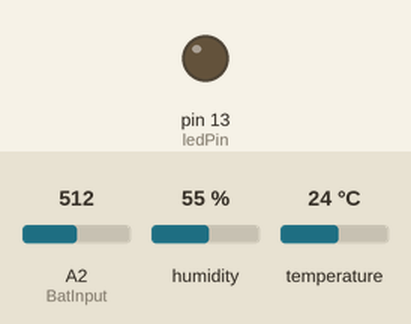
This sketch was run on a simulated Arduino Uno, built with avr-gcc and run on an emulated ATmega328P. On the bench: output pins drawn as LEDs (lit = HIGH). Inputs (shaded band) come from the test bench; at power-on: A2 (BatInput) = 512, humidity 55 %, temperature 24 °C. No radio packets arrive unless stated; what the sketch prints to the serial monitor is not drawn. At 28.8 s the program stops and its outputs stay as they are.

Above: at 0.1 s.
At 2.5 s:
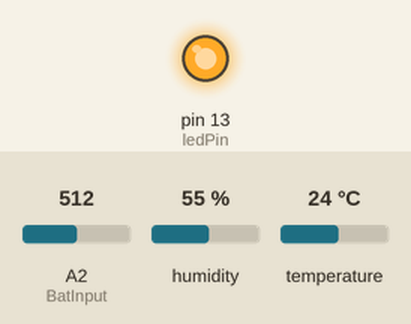
Timing chart, 0 to 4.3 s (numbered marks = the images above):
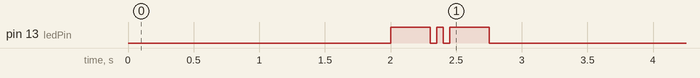

The sketch:

NRF24.sender.ino
```cpp
// nRF24L01 vysílač

#define SENSOR_DHT22  //if DHT22 sensor is used
//#define SENSOR_DS18B20  //if D18b20b sensor is used
//#define NO_SENSOR   //if no sensor is used, for test only RF24
#define BATTERY   //if battery voltage is measured

#include "RF24.h"
#include "LowPower.h"

const int ledPin =  13;      // the number of the LED pin
float BatShutdown = 69;

#define CE A0
#define CS A1
RF24 nRF(CE, CS);
byte adresaPrijimac[5] = {0x76,0x79,0x73,0x30,0x30};    //raspberry
unsigned char ADDRESS0[5]  =
{
  0xb4,0x43,0x88,0x99,0x45
}; // Define a static TX address
//just change b1 to b2 or b3 to send to other pip on receiver

String String_sum;
int msg[1];

void setup() {
  Serial.begin(57600);
  Serial.println("Ja som vysielac 1.12");
  Serial.print(ADDRESS0[0],HEX);
  Serial.print(ADDRESS0[1],HEX);
  Serial.print(ADDRESS0[2],HEX);
  Serial.print(ADDRESS0[3],HEX);
  Serial.println(ADDRESS0[4],HEX);
  pinMode(ledPin, OUTPUT);
  delay(2000);
  digitalWrite(ledPin, HIGH);
  delay(300);
  digitalWrite(ledPin, LOW);
  delay(50);
  digitalWrite(ledPin, HIGH);
  delay(50);
  digitalWrite(ledPin, LOW);
  delay(50);
  digitalWrite(ledPin, HIGH);
  delay(300);
  digitalWrite(ledPin, LOW);
  delay(2000);
  // zapnutí komunikace nRF modulu
  nRF.begin();
  // nastavení výkonu nRF modulu,
  // pro HIGH a MAX je nutný externí 3,3V zdroj
  //nRF.setPALevel(RF24_PA_MAX);        //pre ladenie spotreby docasne !!!, potom max
  /*pre MIN 18,6uA v klude;pocas trvaleho vysielania 6.17mA -MIN
   * LOW 6,64mA
   * HIGH 7,99mA
   * MAX 10,17mA
   * pre nRF.PowerDown() spotreba 1.5uA
   * pre startListening spotreba 13,9mA pre MIN-MAX
  */
  /*celkova spotreba 27,7mA
   *
   */
  // the following statements improve transmission range
  //nRF.setPayloadSize(4); // setting the payload size to the needed value - pre zvacsenie dosahu
  nRF.setDataRate(RF24_250KBPS); // reducing bandwidth  - pre zvacsenie dosahu
  // nastavení zapisovacího a čtecího kanálu
  Serial.print("PALevel=");
  Serial.println(nRF.getPALevel());
  //nRF.setPALevel(RF24_PA_LOW);//s LOW v pivnici OK
  //nRF.setPALevel(RF24_PA_MIN);//s MIN v pivnici - ide ale nespolahlivo
  //nRF.setPALevel(RF24_PA_HIGH);//s  v pivnici - ?
  //nRF.setPALevel(RF24_PA_HIGH);//s  v pivnici - ?
  nRF.setPALevel(RF24_PA_LOW);//
  Serial.print("PALevel=");
  Serial.println(nRF.getPALevel());
  Serial.print("DataRate=");
  Serial.println(nRF.getDataRate());
  Serial.print("PayloadSize=");
  Serial.println(nRF.getPayloadSize());
  //I succeded to improve the range with a Payload size of about 8 bytes (I had 12 before), this gave me about 80 meters range in open air
  nRF.setPayloadSize(1);
  Serial.print("PayloadSize=");
  Serial.println(nRF.getPayloadSize());
  Serial.print("Channel=");
  Serial.println(nRF.getChannel());
  //Set radio.setChannel(108); 2.508 Ghz - Above most Wifi Channels
  nRF.setChannel(125);
  Serial.print("Channel=");
  Serial.println(nRF.getChannel());
  //nRF.openWritingPipe(adresaVysilac);
  //nRF.openReadingPipe(1, adresaPrijimac);   //raspberry
  nRF.openWritingPipe(ADDRESS0);
  nRF.openReadingPipe(0,ADDRESS0);
  setupSensor();
}

float t;
float h;

void loop() {
  delay(10);
  t = readTemp();
  Serial.print("Teplota:");
  Serial.println(t);
  h = readHum();
  Serial.print("Vlhkost:");
  Serial.println(h);

#ifdef DHT22
if (sensorOK()) {
}
#endif

  #ifdef BATTERY
  float BatVoltageP=BatVoltagePercent();
  if (BatVoltagePercent() < BatShutdown) {
    Serial.print("Shutdown...\n");
    for (;;) {
     LowPower.powerDown(SLEEP_8S, ADC_OFF, BOD_OFF);
    }
  }
  #endif

  #ifndef BATTERY
  float BatVoltageP=99.9;
  #endif

  String_sum = String(t+200) + String(h+200);
  String_sum = String_sum + String(BatVoltageP+200);
  String_sum = String_sum + String( (t+200) + (h+200) );
  Serial.print("Posilam:");
  Serial.println(String_sum);
  digitalWrite(ledPin,HIGH);    //turn on led while sending data
  nRF.powerUp();
  int messageSize = String_sum.length();
   for (int i = 0; i < messageSize; i++) {
    int charToSend[1];
    charToSend[0] = String_sum.charAt(i);
    nRF.write(charToSend,1);
  }

//send the 'terminate string' value...
  msg[0] = 2;
  nRF.write(msg,1);
  nRF.powerDown();

//  delay(30);    //kvoli dokonceniu serial.print pred power down
  digitalWrite(ledPin,LOW);   //turn off led after sending data
  LowPower.powerDown(SLEEP_8S, ADC_OFF, BOD_OFF); //z 22mA na 6.39mA
  delay(10);    //skuska kvoli cyklickemu resetu
  //spotreba dole z 21.2mA na 11.8mA.
}
```

BATTERY.ino
```cpp
#ifdef BATTERY

//*read battery voltage part
int BatInput = A2; //cislo analogoveho vstupu
float BatVoltageD;
float BatVoltageA;
float BatVoltageP;

float BatVoltagePercent() {
  BatVoltageD = analogRead(BatInput);
  BatVoltageA = BatVoltageD * (3.3 / 1023.0);
  BatVoltageP = BatVoltageD / 1023 * 100;
  Serial.print("Napatie dig=");
  Serial.println(BatVoltageD);
  Serial.print("Napatie V=");
  Serial.print(BatVoltageA);
  Serial.print("Napatie V%=");
  Serial.println(BatVoltageP);
  return BatVoltageP;
}
//*read batter voltage part

#endif
```

DHT22.ino
```cpp
#ifdef SENSOR_DHT22
#ifndef SENSOR_DS18B20

#include "DHT.h"
#define DHTPIN 5     // what digital pin we're connected to
#define DHTTYPE DHT22   // DHT 22  (AM2302), AM2321
DHT dht(DHTPIN, DHTTYPE);
//****DHT part

void setupSensor() {
  dht.begin();
}

float readTemp() {
  t = dht.readTemperature();
  return t;
}

float readHum() {
  h = dht.readHumidity();
  return h;
}


bool sensorOK() {
if (isnan(readHum()) || isnan(readTemp())) {
  Serial.println("Failed to read from DHT sensor!");
  digitalWrite(ledPin, HIGH);
  delay(50);
  digitalWrite(ledPin, LOW);
  delay(100);
  digitalWrite(ledPin, HIGH);
  delay(50);
  digitalWrite(ledPin, LOW);
  delay(100);
  digitalWrite(ledPin, HIGH);
  delay(50);
  digitalWrite(ledPin, LOW);
  delay(100);
  LowPower.powerDown(SLEEP_4S, ADC_OFF, BOD_OFF); //z 22mA na 6.39mA
  delay(100);
  //return;
  }
}


#endif
#endif
```

DS18B20.ino
```cpp
#ifdef SENSOR_DS18B20
#ifndef SENSOR_DHT22

#include <OneWire.h>
#include <DallasTemperature.h>

const int pinCidlaDS = 5;
OneWire oneWireDS(pinCidlaDS);
// vytvoření instance senzoryDS z knihovny DallasTemperature
DallasTemperature senzoryDS(&oneWireDS);

void setupSensor() {
  senzoryDS.begin();
}

float readTemp() {
  senzoryDS.requestTemperatures();
  t = senzoryDS.getTempCByIndex(0);
  //t = dht.readTemperature();
  return t;
}

float readHum() {
  h = 0.0;
  return h;
}


#endif
#endif
```

NO_SENSOR.ino
```cpp
#ifdef NO_SENSOR
#ifndef DHT22
#ifndef DS18B20

void setupSensor() {
  Serial.println("No sensor, simulation only");
}

float readTemp() {
  t = 12.3;
  return t;
}

float readHum() {
  h = 45.6;
  return h;
}

#endif
#endif
#endif
```
